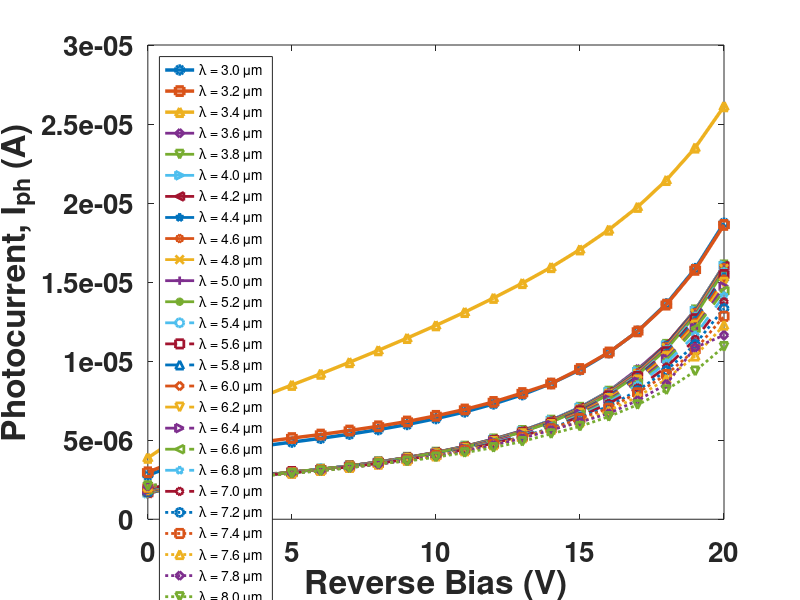

Write MATLAB code to recreate this figure.
%% I–V curves for multiple I_{da0} values

% Voltage (same for all)
V = 0:1:20;   % 0,1,...,20 V

% ----- Ida0 = 3.0e-6 -----
I_30 = [ 2.7770E-06
3.4685E-06
4.0075E-06
4.3794E-06
4.6409E-06
4.8775E-06
5.1174E-06
5.3799E-06
5.6667E-06
5.9933E-06
6.3644E-06
6.7879E-06
7.2928E-06
7.8781E-06
8.5848E-06
9.4518E-06
1.0536E-05
1.1891E-05
1.3623E-05
1.5855E-05
1.8726E-05
];

% ----- Ida0 = 3.2e-6 -----
I_32 = [ 2.9704E-06
3.7097E-06
4.2656E-06
4.6382E-06
4.8963E-06
5.1348E-06
5.3577E-06
5.6117E-06
5.8799E-06
6.1840E-06
6.5412E-06
6.9441E-06
7.4212E-06
7.9845E-06
8.5848E-06
9.5038E-06
1.0551E-05
1.1881E-05
1.3574E-05
1.5774E-05
1.8618E-05
];

% ----- Ida0 = 3.4e-6 -----
I_34 = [ 3.8800E-06
5.0990E-06
6.1745E-06
7.0436E-06
7.7825E-06
8.4918E-06
9.1964E-06
9.9287E-06
1.0682E-05
1.1457E-05
1.2261E-05
1.3101E-05
1.3995E-05
1.4931E-05
1.5941E-05
1.7062E-05
1.8310E-05
1.9752E-05
2.1452E-05
2.3504E-05
2.6117E-05
];

% ----- Ida0 = 3.6e-6 -----
I_36 = [1.6258E-06
2.0431E-06
2.3717E-06
2.6063E-06
2.8003E-06
2.9790E-06
3.1695E-06
3.3852E-06
3.6343E-06
3.9170E-06
4.2415E-06
4.6217E-06
5.0821E-06
5.6170E-06
6.2738E-06
7.0899E-06
8.1124E-06
9.4964E-06
1.1081E-05
1.3256E-05
1.6104E-05
];

% ----- Ida0 = 3.8e-6 -----
I_38 = [ 1.6305E-06
2.0498E-06
2.3716E-06
2.6095E-06
2.8239E-06
2.9780E-06
3.1679E-06
3.3865E-06
3.6324E-06
3.9130E-06
4.2375E-06
4.6177E-06
5.0736E-06
5.6090E-06
6.2621E-06
7.0764E-06
8.0940E-06
9.3872E-06
1.1057E-05
1.3237E-05
1.6081E-05
];

% ----- Ida0 = 4.0e-6 -----
I_40 = [ 1.6413E-06
2.0628E-06
2.3777E-06
2.6190E-06
2.7990E-06
2.9804E-06
3.1657E-06
3.3857E-06
3.6297E-06
3.9089E-06
4.2316E-06
4.6111E-06
5.0652E-06
5.5988E-06
6.2738E-06
7.0813E-06
8.0732E-06
9.3620E-06
1.1028E-05
1.3206E-05
1.6052E-05
];

% ----- Ida0 = 4.2e-6 -----
I_42 = [ 1.6545E-06
2.0757E-06
2.3927E-06
2.6167E-06
2.7960E-06
2.9804E-06
3.1644E-06
3.3829E-06
3.6269E-06
3.9053E-06
4.2277E-06
4.6064E-06
5.0580E-06
5.5883E-06
6.2353E-06
7.0427E-06
8.0515E-06
9.3342E-06
1.1081E-05
1.3170E-05
1.6020E-05
];

% ----- Ida0 = 4.4e-6 -----
I_44 = [ 1.6661E-06
2.0839E-06
2.3985E-06
2.6219E-06
2.8003E-06
2.9800E-06
3.1618E-06
3.3808E-06
3.6246E-06
3.9005E-06
4.2218E-06
4.5965E-06
5.0473E-06
5.5767E-06
6.2202E-06
7.0238E-06
8.0258E-06
9.2967E-06
1.0996E-05
1.3127E-05
1.5978E-05
];

% ----- Ida0 = 4.6e-6 -----
I_46 = [ 1.6802E-06
2.0987E-06
2.4058E-06
2.6233E-06
2.7979E-06
2.9795E-06
3.1696E-06
3.3767E-06
3.6197E-06
3.8962E-06
4.2165E-06
4.5889E-06
5.0351E-06
5.5621E-06
6.2035E-06
7.0006E-06
7.9996E-06
9.2681E-06
1.0916E-05
1.3076E-05
1.5926E-05
];

% ----- Ida0 = 4.8e-6 -----
I_48 = [ 1.6926E-06
2.1095E-06
2.4147E-06
2.6266E-06
2.7974E-06
2.9830E-06
3.1694E-06
3.3730E-06
3.6158E-06
3.8908E-06
4.2085E-06
4.5815E-06
5.0256E-06
5.5489E-06
6.1834E-06
6.9769E-06
7.9680E-06
9.2285E-06
1.0866E-05
1.3019E-05
1.5867E-05
];

% ----- Ida0 = 5.0e-6 -----
I_50 = [ 1.7137E-06
2.1252E-06
2.4205E-06
2.6284E-06
2.8038E-06
2.9838E-06
3.1744E-06
3.3706E-06
3.6107E-06
3.8854E-06
4.2014E-06
4.5720E-06
5.0143E-06
5.5332E-06
6.1655E-06
6.9501E-06
7.9350E-06
9.1871E-06
1.0811E-05
1.2953E-05
1.5791E-05
];

% ----- Ida0 = 5.2e-6 -----
I_52 = [ 1.7178E-06
2.1428E-06
2.4368E-06
2.6397E-06
2.8073E-06
2.9877E-06
3.1817E-06
3.3660E-06
3.6062E-06
3.8790E-06
4.1967E-06
4.5619E-06
5.0007E-06
5.5189E-06
6.1416E-06
6.9207E-06
7.8979E-06
9.1293E-06
1.0748E-05
1.2877E-05
1.5707E-05
];

% ----- Ida0 = 5.4e-6 -----
I_54 = [ 1.7366E-06
2.1580E-06
2.4541E-06
2.6457E-06
2.8123E-06
2.9941E-06
3.2006E-06
3.3622E-06
3.6013E-06
3.8723E-06
4.1845E-06
4.5497E-06
4.9849E-06
5.4968E-06
6.0900E-06
6.8237E-06
7.8589E-06
9.0813E-06
1.0677E-05
1.2788E-05
1.5603E-05
];

% ----- Ida0 = 5.6e-6 -----
I_56 = [ 1.7642E-06
2.1783E-06
2.4735E-06
2.6602E-06
2.8269E-06
3.0154E-06
3.1440E-06
3.3592E-06
3.5956E-06
3.8647E-06
4.1752E-06
4.5348E-06
4.9698E-06
5.4794E-06
6.0900E-06
6.8554E-06
7.8064E-06
9.0255E-06
1.0596E-05
1.2685E-05
1.5479E-05
];

% ----- Ida0 = 5.8e-6 -----
I_58 = [ 1.7792E-06
2.2051E-06
2.5023E-06
2.6798E-06
2.8446E-06
2.9597E-06
3.1419E-06
3.3543E-06
3.5895E-06
3.8565E-06
4.1641E-06
4.5250E-06
4.9528E-06
5.4551E-06
6.0572E-06
6.8114E-06
7.7556E-06
8.9556E-06
1.0505E-05
1.2570E-05
1.5332E-05
];

% ----- Ida0 = 6.0e-6 -----
I_60 = [1.7989E-06
2.1974E-06
2.5301E-06
2.6279E-06
2.7856E-06
2.9583E-06
3.1383E-06
3.3481E-06
3.5838E-06
3.8481E-06
4.1518E-06
4.5107E-06
4.9329E-06
5.4269E-06
6.0231E-06
6.7712E-06
7.6988E-06
8.8835E-06
1.0400E-05
1.2432E-05
1.5191E-05
];

% ----- Ida0 = 6.2e-6 -----
I_62 = [ 1.8243E-06
2.2131E-06
2.4579E-06
2.6252E-06
2.7839E-06
2.9533E-06
3.1335E-06
3.3421E-06
3.5765E-06
3.8373E-06
4.1424E-06
4.4918E-06
4.9145E-06
5.4040E-06
5.9918E-06
6.7071E-06
7.6366E-06
8.8001E-06
1.0283E-05
1.2274E-05
1.4981E-05
];

% ----- Ida0 = 6.4e-6 -----
I_64 = [ 1.8508E-06
2.2307E-06
2.4634E-06
2.6301E-06
2.7806E-06
2.9515E-06
3.1287E-06
3.3362E-06
3.5692E-06
3.8287E-06
4.1300E-06
4.4732E-06
4.9060E-06
5.3724E-06
5.9555E-06
6.6712E-06
7.5698E-06
8.6999E-06
1.0149E-05
1.2097E-05
1.4727E-05
];

% ----- Ida0 = 6.6e-6 -----
I_66 = [ 1.8756E-06
2.2486E-06
2.4681E-06
2.6262E-06
2.7783E-06
2.9407E-06
3.1238E-06
3.3304E-06
3.5604E-06
3.8180E-06
4.1098E-06
4.4561E-06
4.8656E-06
5.2731E-06
5.9103E-06
6.6161E-06
7.4943E-06
8.5978E-06
1.0024E-05
1.2070E-05
1.4452E-05
];

% ----- Ida0 = 6.8e-6 -----
I_68 = [ 1.9084E-06
2.2654E-06
2.4717E-06
2.6246E-06
2.7743E-06
2.9381E-06
3.1430E-06
3.3234E-06
3.5514E-06
3.8033E-06
4.0915E-06
4.4011E-06
4.8419E-06
5.3021E-06
5.8650E-06
6.5574E-06
7.4121E-06
8.4975E-06
9.8944E-06
1.1655E-05
1.4131E-05
];

% ----- Ida0 = 7.0e-6 -----
I_70 = [ 1.9356E-06
2.2813E-06
2.4781E-06
2.6283E-06
2.7706E-06
2.9339E-06
3.1299E-06
3.3123E-06
3.5401E-06
3.7893E-06
4.0747E-06
4.4122E-06
4.8074E-06
5.2666E-06
5.8153E-06
6.4927E-06
7.3274E-06
8.3005E-06
9.6273E-06
1.1382E-05
1.3757E-05
];

% ----- Ida0 = 7.2e-6 -----
I_72 = [ 1.9676E-06
2.2981E-06
2.4820E-06
2.6261E-06
2.7693E-06
2.9320E-06
3.1031E-06
3.3034E-06
3.5322E-06
3.7702E-06
4.0541E-06
4.3863E-06
4.7610E-06
5.2267E-06
5.7652E-06
6.4321E-06
7.1544E-06
8.1420E-06
9.4069E-06
1.1075E-05
1.3334E-05
];

% ----- Ida0 = 7.4e-6 -----
I_74 = [ 2.0056E-06
2.3127E-06
2.4841E-06
2.6247E-06
2.7650E-06
2.9232E-06
3.0954E-06
3.2915E-06
3.5076E-06
3.7549E-06
4.0323E-06
4.3583E-06
4.7393E-06
5.1848E-06
5.7175E-06
6.3690E-06
7.0212E-06
8.0006E-06
9.1528E-06
1.0724E-05
1.2837E-05
];

% ----- Ida0 = 7.6e-6 -----
I_76 =  [ 2.0428E-06
2.3312E-06
2.4863E-06
2.6260E-06
2.7576E-06
2.9183E-06
3.0868E-06
3.2794E-06
3.4912E-06
3.7384E-06
4.0062E-06
4.3281E-06
4.7071E-06
5.1513E-06
5.6740E-06
6.1493E-06
6.8659E-06
7.7497E-06
8.8668E-06
1.0327E-05
1.2276E-05
];

% ----- Ida0 = 7.8e-6 -----
I_78 = [ 2.0832E-06
2.3478E-06
2.5260E-06
2.6327E-06
2.7580E-06
2.9107E-06
3.0745E-06
3.2663E-06
3.4723E-06
3.7166E-06
3.9880E-06
4.3058E-06
4.6904E-06
5.1195E-06
5.6501E-06
6.1493E-06
6.6925E-06
7.5162E-06
8.5483E-06
1.0868E-05
1.1639E-05
];

% ----- Ida0 = 8.0e-6 -----
I_80 = [ 2.1144E-06
2.3489E-06
2.5193E-06
2.6227E-06
2.7416E-06
2.8928E-06
3.0614E-06
3.2462E-06
3.5135E-06
3.6709E-06
3.9271E-06
4.2083E-06
4.5322E-06
4.9222E-06
5.4037E-06
5.8734E-06
6.4916E-06
7.2441E-06
8.1810E-06
9.3739E-06
1.0924E-05
];

%% Plot all curves

figure;
plot(V, I_30, 'o-', 'LineWidth', 2.5); hold on;
plot(V, I_32, 's-', 'LineWidth', 2.5);
plot(V, I_34, '^-', 'LineWidth', 2.5);
plot(V, I_36, 'd-', 'LineWidth', 2);
plot(V, I_38, 'v-', 'LineWidth', 2);
plot(V, I_40, '>-', 'LineWidth', 2);
plot(V, I_42, '<-', 'LineWidth', 2);
plot(V, I_44, 'p-', 'LineWidth', 2);
plot(V, I_46, 'h-', 'LineWidth', 2);
plot(V, I_48, 'x-', 'LineWidth', 2);
plot(V, I_50, '+-', 'LineWidth', 2);
plot(V, I_52, '*-', 'LineWidth', 2);
plot(V, I_54, 'o--', 'LineWidth', 2);
plot(V, I_56, 's--', 'LineWidth', 2);
plot(V, I_58, '^--', 'LineWidth', 2);
plot(V, I_60, 'd--', 'LineWidth', 2);
plot(V, I_62, 'v--', 'LineWidth', 2);
plot(V, I_64, '>--', 'LineWidth', 2);
plot(V, I_66, '<--', 'LineWidth', 2);
plot(V, I_68, 'p--', 'LineWidth', 2);
plot(V, I_70, 'h--', 'LineWidth', 2);
plot(V, I_72, 'o:', 'LineWidth', 2);
plot(V, I_74, 's:', 'LineWidth', 2);
plot(V, I_76, '^:', 'LineWidth', 2);
plot(V, I_78, 'd:', 'LineWidth', 2);
plot(V, I_80, 'v:', 'LineWidth', 2);

grid on;

set(gca, 'FontSize', 20, 'FontWeight', 'bold');
xlabel('Reverse Bias (V)', 'FontSize', 24, 'FontWeight', 'bold');
ylabel('Photocurrent, I_{ph} (A)', 'FontSize', 24, 'FontWeight', 'bold');

% Wavelengths in micrometers (from Ida0 values)
lambda_um = 3.0 : 0.2 : 8.0;   % 3.0, 3.2, ..., 8.0

% Legend strings with lambda and micro-meter (µm)
legStrings = arrayfun(@(x) sprintf('\\lambda = %.1f \\mum', x), ...
                      lambda_um, 'UniformOutput', false);

legend(legStrings, 'Location', 'northwest', 'FontSize', 10);
grid off
hold off;
